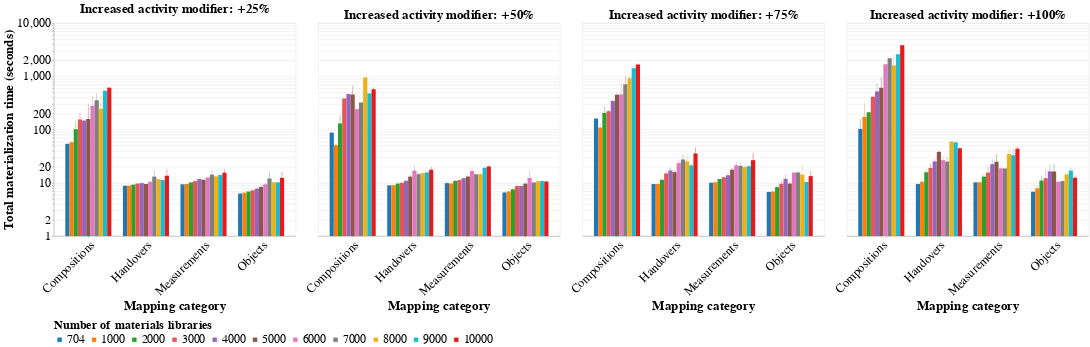

The notebook cell this image was saved under:
### Code cell
mat_times_per_cat_charts = []

indexes_with_y_axis = [0, 1] # We show original activity separately

for i, m in enumerate(['Original activity', '+25%', '+50%', '+75%', '+100%']):
    # Do the same as in the other materialization time plot
    if i in indexes_with_y_axis:
        bar_y_axis = alt.Y('mean(real_time_max_for_category):Q', title="Total materialization time (seconds)", scale=alt.Scale(type='log', base=10))
        error_y_axis = alt.Y('mean_time:Q', title="Total materialization time (seconds)")
    else:
        y_axis_config = alt.Axis(labels=False, title=None, ticks=False, domain=False)
        bar_y_axis = alt.Y('mean(real_time_max_for_category):Q', title="Total materialization time (seconds)", axis=y_axis_config)
        error_y_axis = alt.Y('mean_time:Q', title="Total materialization time (seconds)", axis=y_axis_config)
    
    bar_chart = alt.Chart(per_mapping_times_w_sums.query("multiplier == @m")).mark_bar().encode(
        x=alt.X('category:N', title="Mapping category", axis=alt.Axis(labelAngle=-45, labelLimit=0)),
        y=bar_y_axis,
        color=alt.Color('n_samples:N', 
                        legend=alt.Legend(title="Number of materials libraries", orient="bottom")),
        xOffset='n_samples:N'
    ).properties(title=f"Increased activity modifier: {m}" if i > 0 else "Original activity", width=625, height=550)
    
    error_chart = alt.Chart(per_mapping_times_w_sums.query("multiplier == @m")).transform_aggregate(
        mean_time='mean(real_time_max_for_category)',
        stdev_time='stdev(real_time_max_for_category)',
        groupby=['category', 'n_samples']
    ).mark_errorbar().encode(
        x=alt.X('category:N'), 
        y=error_y_axis,
        yError='stdev_time:Q',
        color=alt.Color('n_samples:N', legend=None),
        xOffset='n_samples:N'
    )
    
    mat_times_per_cat_charts.append(bar_chart + error_chart)


top = alt.hconcat(*mat_times_per_cat_charts[1:5], spacing=20).resolve_scale(y='shared')
mat_times_per_category_chart = top

mat_times_per_category_chart.save('materialization_time_per_category_and_n_samples.pdf')
mat_times_per_category_chart
